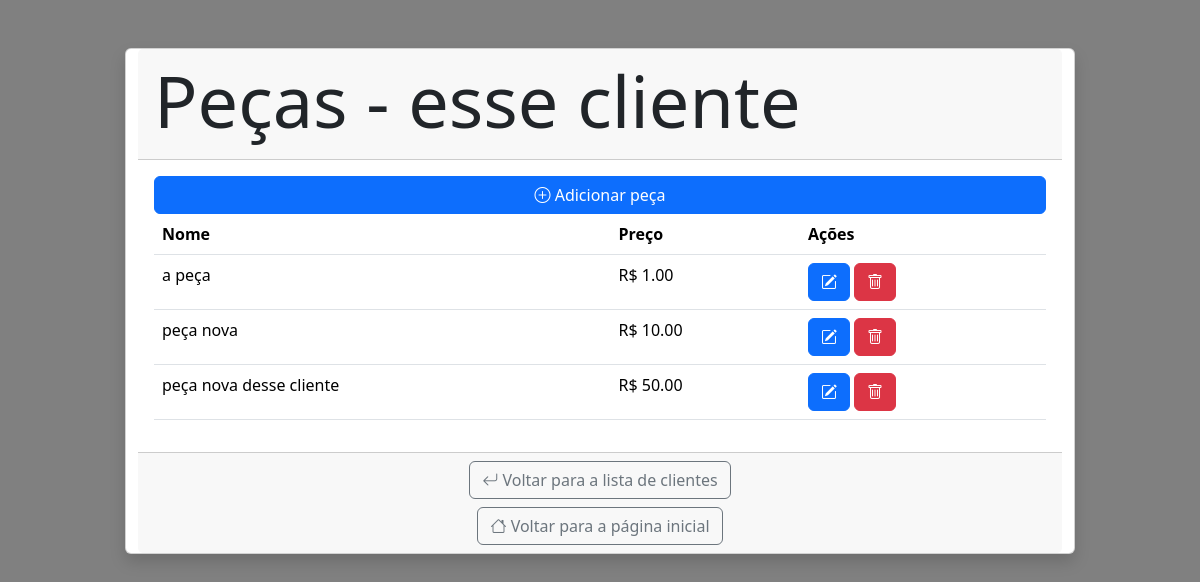
/cliente/31/pecas, run on the app's committed database.
### tables this page shows
CREATE TABLE `clientes` (
  `id` int(11) NOT NULL,
  `nome` varchar(100) NOT NULL
);

CREATE TABLE `peca` (
  `id` int(11) NOT NULL,
  `nome` varchar(100) NOT NULL,
  `idcliente` int(11) NOT NULL,
  `preco` decimal(10,2) DEFAULT NULL
);

### controller/PecaController.php (called while the page is built, shortened)
<?php
class PecaController
{
    public function listarPecasCliente($idCliente)
    {
        $clienteDAO = new ClienteDAO();
        $pecaDAO = new PecaDAO();
        $cliente = $clienteDAO->getPorId($idCliente);
        $listaPecas = $pecaDAO->listarPorCliente($cliente->getId());
        require 'view/listapecas.php';
        return true;
    }
}

### routes/PecaRoutes.php (called while the page is built)
<?php
return function (Router $router) {
    $router->get('/cliente/{id}/pecas', function ($id) {
        $pecaController = new PecaController();
        $pecaController->listarPecasCliente($id);
    });
    $router->post('/cliente/{id}/pecas', function ($id) {
        $pecaController = new PecaController();
        $peca = new Peca();
        $peca->setNome($_POST["nome"]);
        $peca->setPreco($_POST["preco"]);
        $peca->setIdCliente($id);
        $pecaController->cadastro($peca);
        header('Location: /cliente/' . $id . '/pecas');
        exit;
    });
    $router->put('/cliente/{id}/pecas', function ($id) {
        $pecaController = new PecaController();
        $peca = new Peca();
        $peca->setId($_POST["id"]);
        $peca->setNome($_POST["nome"]);
        $peca->setPreco($_POST["preco"]);
        $pecaController->editarPeca($peca);
        header('Location: /cliente/' . $id . '/pecas');
        exit;
    });
    $router->delete('/cliente/{id}/pecas', function ($id) {
        $pecaController = new PecaController();
        $pecaController->excluirPeca($_POST["idpeca"]);
        header('Location: /cliente/' . $id . '/pecas');
        exit;
    });
};

### index.php (called while the page is built, shortened)
<?php
spl_autoload_register(function ($class) {
    $pastas = ['controller', 'dao', 'model'];
    foreach ($pastas as $pasta) {
        $caminho = __DIR__ . "/$pasta" . "/$class.php";
        if (file_exists($caminho)) {
            return;
        }
    }
});
$path = parse_url($_SERVER["REQUEST_URI"], PHP_URL_PATH);
if (isset($_POST["method"])) {
    $method = $_POST["method"];
} else {
    $method = $_SERVER["REQUEST_METHOD"];
}
require_once 'router.php';
$router = new Router();
$router->get('/', function () {
    require 'view/home.php';
});
$router->dispatch($path, $method);

### dao/ClienteDAO.php (called while the page is built, shortened)
<?php
require_once 'model/Cliente.php';
class ClienteDAO
{
    public function getPorId($id)
    {
        try {
            $sql = "SELECT * FROM clientes WHERE id=:id";
            $conn = ConnectionFactory::getConnection();
            $stmt = $conn->prepare($sql);
            $stmt->bindParam(':id', $id);
            $result = $stmt->execute();
            if ($result) {
                $cliente = $this->converterParaObj($stmt->fetch(PDO::FETCH_ASSOC));
                return $cliente;
            } else {
                return false;
            }
        } catch (PDOException $erro) {
            echo "Erro ao buscar cliente: $erro";
        }
    }
    private function converterParaObj($row)
    {
        $cliente = new Cliente();
        $cliente->setId($row["id"]);
        $cliente->setNome($row["nome"]);
        return $cliente;
    }
}

### model/Cliente.php (called while the page is built, shortened)
<?php
class Cliente
{
    private $nome;
    public function __construct($nome = null)
    {
        $this->nome = $nome;
    }
    public function getNome()
    {
        return $this->nome;
    }
    public function setNome($nome)
    {
        $this->nome = $nome;
    }
}

### dao/PecaDAO.php (called while the page is built, shortened)
<?php
class PecaDAO
{
    public function listarPorCliente($idCliente)
    {
        try {
            $sql = "SELECT * FROM peca WHERE idcliente = :idcliente ORDER BY nome;";
            $conn = ConnectionFactory::getConnection();
            $stmt = $conn->prepare($sql);
            $stmt->bindValue(':idcliente', $idCliente);
            $success = $stmt->execute();
            if ($success) {
                $lista = [];
                $result = $stmt->fetchAll(PDO::FETCH_ASSOC);
                foreach ($result as $row) {
                    $lista[] = $this->converterParaObj($row);
                }
                return $lista;
            } else {
                return null;
            }
        } catch (PDOException $erro) {
            echo "Erro ao buscar peças do cliente: $erro";
        }
    }
    private function converterParaObj($row)
    {
        $peca = new Peca();
        $peca->setId($row["id"]);
        $peca->setNome($row["nome"]);
        $peca->setPreco($row["preco"]);
        $peca->setIdCliente($row["idcliente"]);
        return $peca;
    }
}

### model/Peca.php (called while the page is built)
<?php
class Peca
{
	private $id;
	private $nome;
	private $preco;
	private $idCliente;
	public function __construct($nome=null, $preco=null, $idCliente=null)
	{
		$this->nome = $nome;
		$this->preco = $preco;
		$this->idCliente = $idCliente;
	}
	public function getId()
	{
		return $this->id;
	}
	public function setId($value)
	{
		$this->id = $value;
	}
	public function getNome()
	{
		return $this->nome;
	}
	public function setNome($value)
	{
		$this->nome = $value;
	}
	public function getPreco()
	{
		return $this->preco;
	}
	public function setPreco($value)
	{
		$this->preco = $value;
	}
	public function getIdCliente()
	{
		return $this->idCliente;
	}
	public function setIdCliente($value)
	{
		$this->idCliente = $value;
	}
}

### view/listapecas.php (the view, shortened to what this page needs)
<!DOCTYPE html>
<html lang="pt-BR">
<head>
    <link rel="stylesheet" href="https://cdn.jsdelivr.net/npm/bootstrap-icons@1.13.1/font/bootstrap-icons.min.css">
    <link rel="stylesheet" href="/assets/bootstrap-5.3.6-dist/css/bootstrap.min.css">
</head>
<body>
    <div class="container">
        <div class="row justify-content-center">
            <div class="card col-10 rounded shadow mt-5">
                <div class="card-header">
                    <h1 class="display-2">Peças - <?php echo $cliente->getNome() ?></h1>
                </div>
                <div class="card-body">
                    <button class="btn btn-primary col-12" onclick='abrirModal("modalCadastro")'><i class="bi bi-plus-circle"></i> Adicionar peça</button>
                    <?php if (!empty($listaPecas)): ?>
                        <table class="table">
                            <thead>
                                <tr>
                                    <th scope="col">Nome</td>
                                    <th scope="col">Preço</td>
                                    <th scope="col">Ações</td>
                                </tr>
                            </thead>
                            <tbody>
                                <?php foreach ($listaPecas as $peca): ?>
                                    <tr>
                                        <td> <?= $peca->getNome() ?></td>
                                        <td> <?= 'R$ ' . $peca->getPreco() ?></td>
                                        <td>
                                            <button type="button" class="btn btn-primary" onclick="
                                            abrirModalEdicao({id:<?= $peca->getId() ?>, idCliente: <?= $peca->getIdCliente() ?>, desc:'<?= $peca->getNome() ?>', preco:<?= $peca->getPreco() ?>})">
                                                <i class="bi bi-pencil-square"></i>
                                            </button>
                                            <button type="button" class="btn btn-danger" onclick="
                                            abrirModalExcluir({id:<?= $peca->getId() ?>, desc:'<?= $peca->getNome() ?>'})">
                                               <i class="bi bi-trash"></i>
                                            </button>
                                        </td>
                                    </tr>
                                <?php endforeach; ?>
                            </tbody>
                        </table>
                    <?php else: ?>
                        <div class="row text-center mt-3">
                            <p>Nenhuma peça cadastrada ainda!</p>
                        </div>
                    <?php endif; ?>
                </div>
                <div class="card-footer text-center">
                    <a href="/cliente" class="btn btn-outline-secondary"><i class="bi bi-arrow-return-left"></i> Voltar para a lista de clientes</a>
                    <br>
                    <a href="/" class="btn btn-outline-secondary mt-2"><i class="bi bi-house"></i> Voltar para a página inicial</a>
                </div>
            </div>
        </div>
    </div>
</body>
</html>

### router.php (shortened to what this page needs)
<?php
class Router
{
    private $get = [];
    public function get($path, $handler)
    {
        $this->get[$path] = $handler;
    }
    public function dispatch($path, $method)
    {
        $routes = [];
        switch ($method) {
            case "GET":
                $routes = $this->get;
                break;
        }
        foreach ($routes as $route => $handler) {
            $pattern = preg_replace("#\{\w+\}#", "([^\/]+)", $route);
            if (preg_match("#^$pattern$#", $path, $matches)) {
                if (count($matches) > 1) {
                    $handler($matches[1]);
                }else{
                    $handler();
                }
                return;
            }
        }
    }
}

### view/listapecas.php (style rules this page uses)
body { background-color: grey; }

### data on the page
clientes: nome "esse cliente"
peca: nome "a peça", preco "1.00"
peca: nome "peça nova", preco "10.00"
peca: nome "peça nova desse cliente", preco "50.00"
